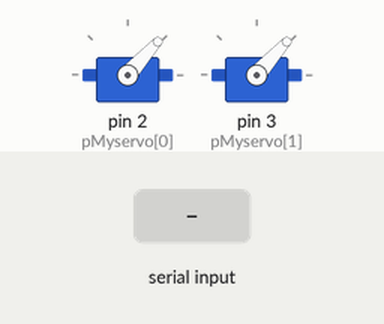
Bench run of a sketch on a simulated Arduino Uno, built with avr-gcc and run on an emulated ATmega328P. On the bench: 2 × servo. The test bench sets the inputs (shaded band).

Above: at 1.2 s.
1.3 s: "1" received over Serial
At 2.5 s:
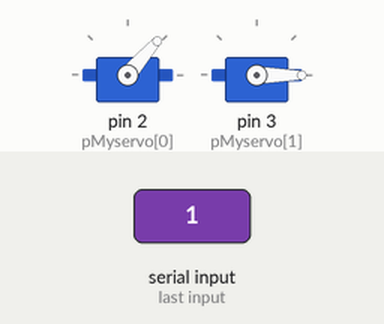
4.3 s: "0" received over Serial
At 6.8 s:
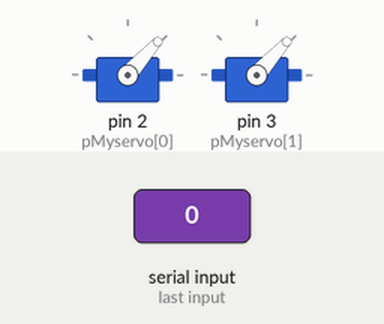
Timing chart, 0 to 8.3 s (numbered marks = the images above; inputs shaded):
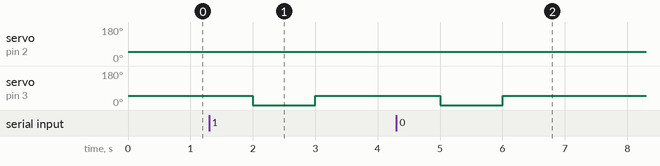

The sketch:

servo_controller.ino
```cpp
#include <Servo.h>
Servo myServo0, myServo1;
int pMyservo[] = {2, 3};
int iServoPos = 0;

void setup()
{
    myServo0.attach(pMyservo[0]);
    myServo1.attach(pMyservo[1]);
    //Initialisation
    myServo0.write(90);
    myServo1.write(90);
    Serial.begin(9600);
}

void loop()
{
    char servo_input[] = {'0', '0'};
    //Reads one byte at a time from Serial
    //Serial will give two angles, already pre-proccessed via website source
    //Received angles just need to be written to Servos!
    if (Serial.available() > 0) {
        for(int i = 0; i < 2; i++){
            servo_input[i] = Serial.read();
        }
    }
    myServo0.write(int(servo_input[0]));
    myServo1.write(int(servo_input[1]));
    delay(1000); //For Testing Purposes

}
```

Measured:
- after the input at 1.3 s, servo on pin 2 (pMyservo[0]): 48° → 49° after 0.70 s, → 48° 1.0 s later; servo on pin 3 (pMyservo[1]): 48° → 0° after 0.70 s, → 48° 1.0 s later
- after the input at 4.3 s, servo on pin 3 (pMyservo[1]): 48° → 0° after 0.70 s, → 48° 1.0 s later
